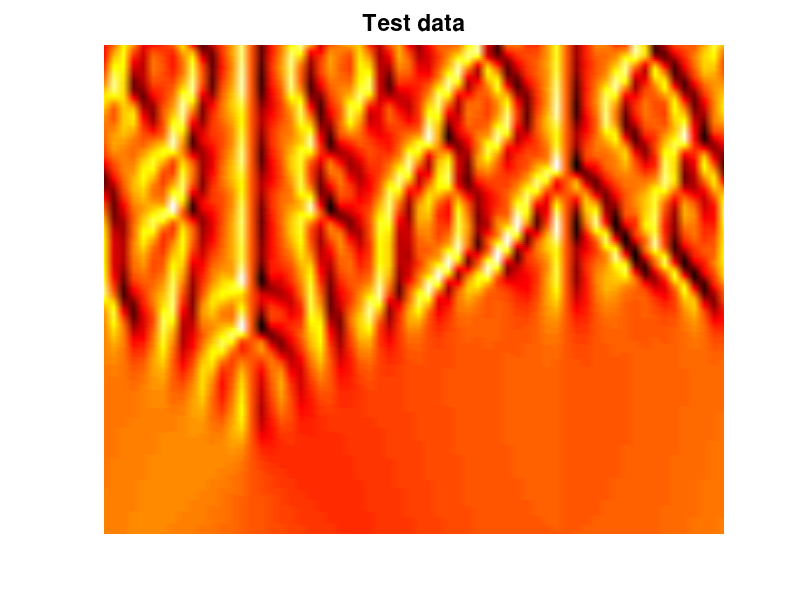

Source code (MATLAB): (Note: this script raises an error after producing the figure.)
%%% ks_test.m
N = 64;
x = 32*pi*(1:N)'/N;
input = [];
output = [];

% Define test KS initial condition 
u = 0.3* cos(x/16).*(1+sin(x/16));

v = fft(u);

% Spatial grid and initial condition:
h = 0.025;
k = [0:N/2-1 0 -N/2+1:-1]'/16;
L = k.^2 - k.^4;
E = exp(h*L); E2 = exp(h*L/2);
M = 16;
r = exp(1i*pi*((1:M)-.5)/M);
LR = h*L(:,ones(M,1)) + r(ones(N,1),:);
Q = h*real(mean( (exp(LR/2)-1)./LR ,2)); 
f1 = h*real(mean( (-4-LR+exp(LR).*(4-3*LR+LR.^2))./LR.^3 ,2)); 
f2 = h*real(mean( (2+LR+exp(LR).*(-2+LR))./LR.^3 ,2));
f3 = h*real(mean( (-4-3*LR-LR.^2+exp(LR).*(4-LR))./LR.^3 ,2));

% Main time-stepping loop:
uu = u; tt = 0;
tmax = 100; nmax = round(tmax/h); nplt = floor((tmax/250)/h); g = -0.5i*k;
for n = 1:nmax
t = n*h;
Nv = g.*fft(real(ifft(v)).^2);
a = E2.*v + Q.*Nv;
Na = g.*fft(real(ifft(a)).^2);
b = E2.*v + Q.*Na;
Nb = g.*fft(real(ifft(b)).^2);
c = E2.*a + Q.*(2*Nb-Nv);
Nc = g.*fft(real(ifft(c)).^2);
v = E.*v + Nv.*f1 + 2*(Na+Nb).*f2 + Nc.*f3; if mod(n,nplt)==0
        u = real(ifft(v));
uu = [uu,u]; tt = [tt,t]; end
end

% Plot test KS system 
figure;
pcolor(x,tt,uu.'), shading interp, colormap(hot),axis off
set(gca, 'FontSize', 15);
title('Test data')


% Predict with NN
ynn(1,:)=u;
x0 =u;
m = 1;
% for jj=2:(length(uu)-m)
%     x0= uu(:,jj);
%     for k = 1:m
%         y0=net2(x0);
%         x0=y0;
%     end
%     ynn(jj,:) = y0;
% end
for jj=2:(length(uu)-m)
   
        y0=net2(x0);
        x0=y0;

    ynn(jj,:) = y0;
end

figure;
pcolor(ynn), shading interp, colormap(hot),axis off
set(gca, 'FontSize', 15);
title('Directly from the initial condition');
